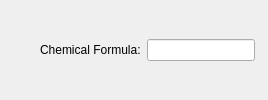
           <widget class="QWidget" name="page_3">
            <layout class="QHBoxLayout" name="horizontalLayout_5">
             <property name="leftMargin">
              <number>0</number>
             </property>
             <property name="rightMargin">
              <number>0</number>
             </property>
             <item>
              <spacer name="horizontalSpacer_6">
               <property name="orientation">
                <enum>Qt::Horizontal</enum>
               </property>
               <property name="sizeHint" stdset="0">
                <size>
                 <width>40</width>
                 <height>20</height>
                </size>
               </property>
              </spacer>
             </item>
             <item>
              <widget class="QLabel" name="lbCanChemicalFormula">
               <property name="text">
                <string>Chemical Formula:</string>
               </property>
              </widget>
             </item>
             <item>
              <widget class="QLineEdit" name="leCanChemicalFormula">
               <property name="sizePolicy">
                <sizepolicy hsizetype="Preferred" vsizetype="Fixed">
                 <horstretch>0</horstretch>
                 <verstretch>0</verstretch>
                </sizepolicy>
               </property>
              </widget>
             </item>
             <item>
              <widget class="QLabel" name="valCanChemicalFormula">
               <property name="sizePolicy">
                <sizepolicy hsizetype="Fixed" vsizetype="Preferred">
                 <horstretch>0</horstretch>
                 <verstretch>0</verstretch>
                </sizepolicy>
               </property>
               <property name="text">
                <string/>
               </property>
              </widget>
             </item>
            </layout>
           </widget>
